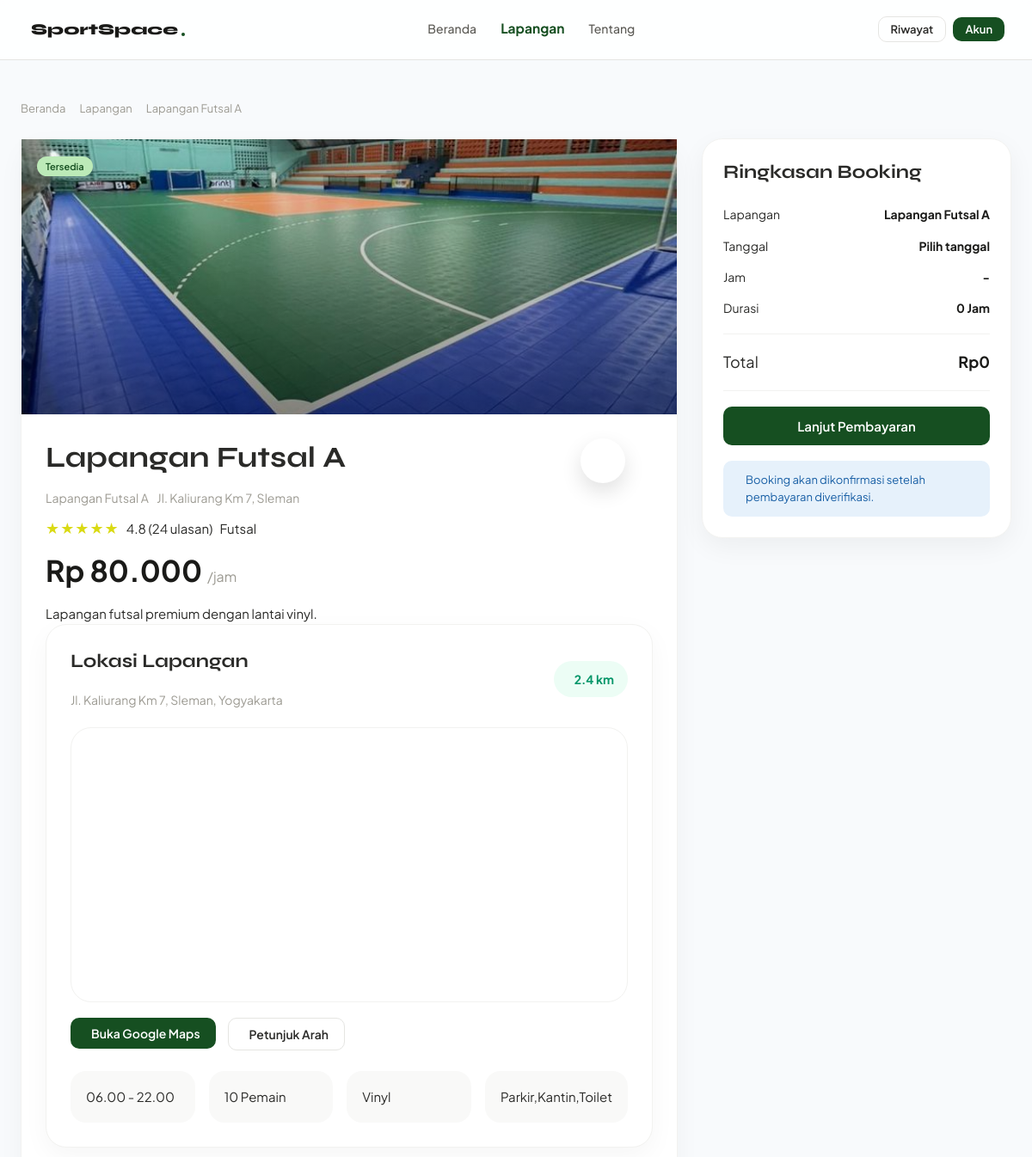
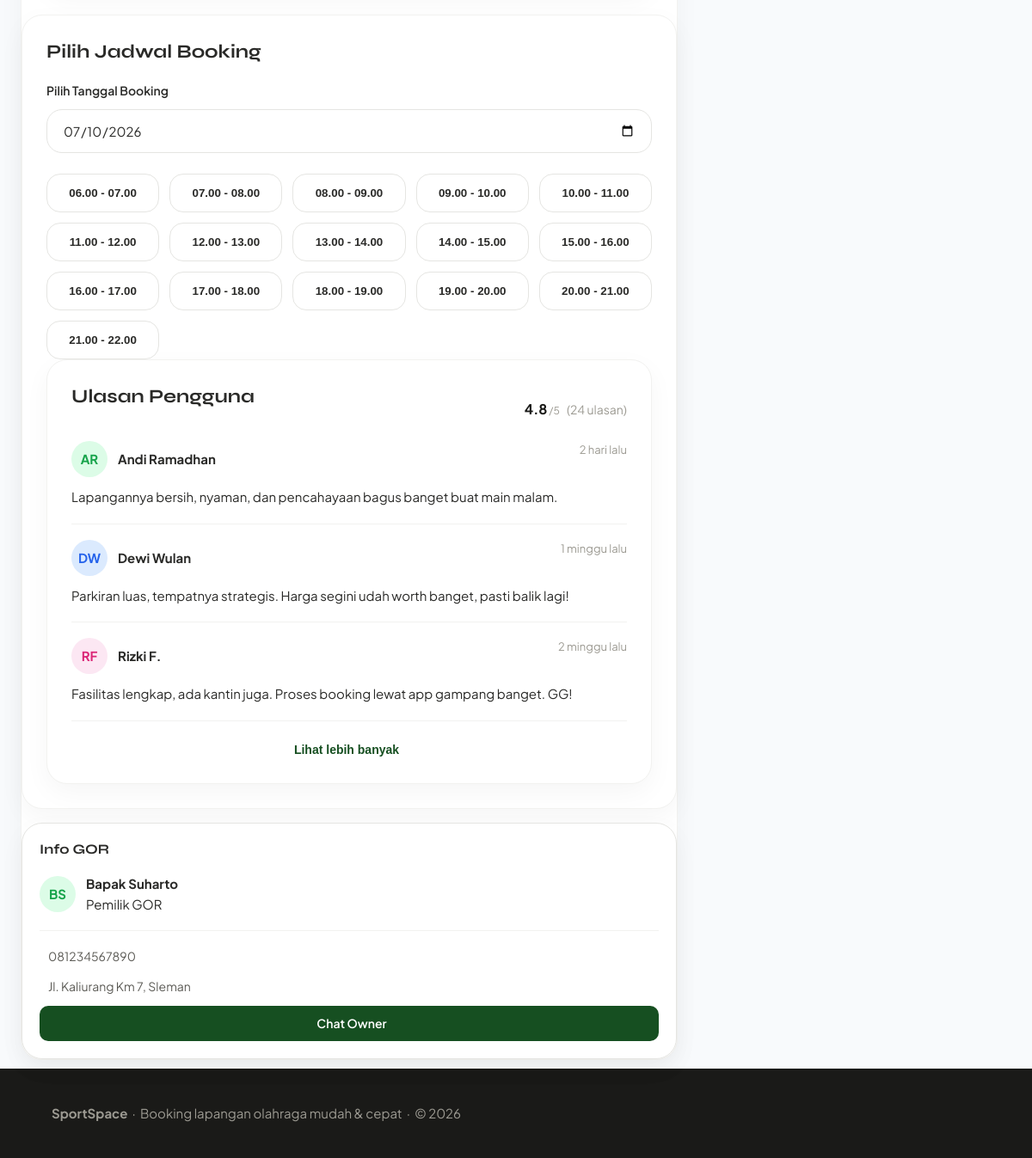
Page /detail.php?id=1 (signed in) on the committed database (2 pictures, top to bottom).
### tables this page shows
CREATE TABLE `fields` (
  `field_id` int(11) NOT NULL,
  `owner_id` int(11) DEFAULT NULL,
  `nama_lapangan` varchar(100) NOT NULL,
  `jenis` varchar(50) NOT NULL,
  `harga` decimal(10,2) NOT NULL,
  `status` enum('tersedia','penuh') NOT NULL DEFAULT 'tersedia',
  `lokasi` varchar(255) DEFAULT NULL,
  `gambar` varchar(255) DEFAULT NULL,
  `deskripsi` text DEFAULT NULL,
  `owner_name` varchar(100) DEFAULT NULL,
  `owner_phone` varchar(20) DEFAULT NULL,
  `owner_address` varchar(255) DEFAULT NULL,
  `jam_operasional` varchar(50) DEFAULT NULL,
  `kapasitas` int(11) DEFAULT NULL,
  `jenis_lantai` varchar(50) DEFAULT NULL,
  `fasilitas` text DEFAULT NULL,
  `maps_link` text DEFAULT NULL,
  `google_maps_url` text DEFAULT NULL,
  `verifikasi` enum('pending','diterima','ditolak') NOT NULL DEFAULT 'pending',
  `durasi_slot` int(11) NOT NULL DEFAULT 1,
  `hari_libur` text DEFAULT NULL,
  `aktif` enum('aktif','nonaktif') NOT NULL
);

### detail.php (the view, shortened to what this page needs)
<?php
include 'config.php';
$user_id = $_SESSION['user_id'];
$field_id = (int) $_GET['id'];
$query = mysqli_query($conn, "
SELECT *
FROM fields
WHERE field_id='$field_id'
");
$field = mysqli_fetch_assoc($query);
$qFav = mysqli_query($conn, "
SELECT *
FROM favorites
WHERE user_id='$user_id'
AND field_id='$field_id'
");
$isFavorite = mysqli_num_rows($qFav) > 0;
$tanggal =
  $_GET['tanggal']
  ?? date('Y-m-d');
$jamPenuh = [];
$totalSlot = 16;
if (count($jamPenuh) >= $totalSlot) {
  $badgeClass = "badge-amber";
  $badgeText = "Penuh Hari Ini";
} else {
  $badgeClass = "badge-green";
  $badgeText = "Tersedia";
}
$isLibur = false;
$isPenuhTanggalIni = false;
if ($isLibur) {
  $badgeClass = 'badge-amber';
  $badgeText = 'Libur';
} elseif ($isPenuhTanggalIni) {
  $badgeClass = 'badge-amber';
  $badgeText = 'Penuh';
} else {
  $badgeClass = 'badge-green';
  $badgeText = 'Tersedia';
}
?>
<!DOCTYPE html>
<html lang="id">
<head>
  <link rel="stylesheet" href="index.css">
  <link rel="stylesheet" href="detail.css">
  <link rel="stylesheet" href="https://cdn.jsdelivr.net/npm/@tabler/icons-webfont@3.31.0/dist/tabler-icons.min.css">
</head>
<body>
  <nav class="navbar">
    <a href="index.php" class="navbar-brand">
      <span>SportSpace</span>
      <div class="dot"></div>
    </a>
    <div class="navbar-links">
      <a href="index.php">Beranda</a>
      <a href="index.php#lapangan" class="active">Lapangan</a>
      <a href="index.php#tentang">Tentang</a>
    </div>
    <div class="navbar-actions">
      <a href="riwayat.php">
        <button class="btn btn-outline btn-sm">
          Riwayat
        </button>
      </a>
      <a href="profile.php">
        <button class="btn btn-primary btn-sm">
          Akun
        </button>
      </a>
    </div>
  </nav>
  <div class="back-button">
  </div>
  <div class="detail-wrapper">
    <div class="breadcrumb">
      <a href="index.php">Beranda</a>
      <a href=index.php#lapangan>Lapangan</a>
      <span style="color:var(--gray-700);">
        <?= $field['nama_lapangan']; ?>
      </span>
    </div>
    <div class="detail-grid">
      <div class="detail-main">
        <div class="detail-card">
          <div class="detail-image">
            <img src="uploads/fields/<?= $field['gambar']; ?>" alt="<?= $field['nama_lapangan']; ?>">
            <div class="detail-overlay"></div>
            <div class="detail-badge">
              <span class="badge <?= $badgeClass ?>">
                <?= $badgeText ?>
              </span>
            </div>
          </div>
          <div class="detail-content">
            <div class="detail-header">
              <div class="detail-title">
                <div class="title-row">
                  <h1>
                    <?= $field['nama_lapangan']; ?>
                  </h1>
                  <button class="favorite-btn <?= $isFavorite ? 'active' : '' ?>" id="favoriteBtn"
                    data-field="<?= $field['field_id']; ?>">
                  </button>
                </div>
                <div class="detail-location">
                  <p>
                    <?= $field['nama_lapangan']; ?>
                    <?= $field['lokasi']; ?>
                  </p>
                </div>
                <div class="detail-rating">
                  <span class="stars">★★★★★</span>
                  <span class="rating-text">
                    4.8 (24 ulasan)
                  </span>
                  <span>
                    <?= $field['jenis']; ?>
                  </span>
                </div>
                <div class="price-row">
                  <strong>
                    Rp
                    <?= number_format($field['harga'], 0, ',', '.'); ?>
                  </strong>
                  <span>/jam</span>
                </div>
              </div>
            </div>
            <p style="color:var(--gray-500);line-height:1.8;margin-top:18px;">
            <p>
              <?php echo $field['deskripsi']; ?>
            </p>
            </p>
            <div class="section-card">
              <div class="map-header">
                <div>
                  <h2>Lokasi Lapangan</h2>
                  <p>
                    Jl. Kaliurang Km 7, Sleman, Yogyakarta
                  </p>
                </div>
                <div class="distance-badge">
                  2.4 km
                </div>
              </div>
              <div class="map-frame">
                <iframe src="<?= $field['maps_link']; ?>" loading="lazy" allowfullscreen>
                </iframe>
              </div>
              <div class="map-actions">
                <a href="<?= $field['google_maps_url']; ?>" target="_blank">
                  <button class="btn btn-primary">
                    Buka Google Maps
                  </button>
                </a>
                <button class="btn btn-outline">
                  Petunjuk Arah
                </button>
              </div>
              <div class="info-grid">
                <div class="info-box">
                  <?php echo $field['jam_operasional']; ?>
                </div>
                <div class="info-box">
                  <?php echo $field['kapasitas']; ?> Pemain
                </div>
                <div class="info-box">
                  <?php echo $field['jenis_lantai']; ?>
                </div>
                <div class="info-box">
                  <?php echo $field['fasilitas']; ?>
                </div>
              </div>
            </div>
          </div>
          <div class="section-card">
            <h2>Pilih Jadwal Booking</h2>
            <div style="margin-bottom:24px;">
              <label style="display:block;font-size:14px;font-weight:600;margin-bottom:10px;color:var(--gray-700);">
                Pilih Tanggal Booking
              </label>
              <div class="calendar-input">
                <input type="date" id="booking-date-display" min="<?= date('Y-m-d'); ?>" value="<?= htmlspecialchars($tanggal) ?>">
              </div>
            </div>
            <div class="slots-grid">
              <?php
              for ($jam = 6; $jam < 22; $jam++) {
                $mulai =
                  sprintf('%02d:00', $jam);
                $selesai =
                  sprintf('%02d:00', $jam + 1);
                $penuh =
                  in_array(
                    $mulai,
                    $jamPenuh
                  ) || $isLibur;
                ?>
                <button class="slot-btn <?= $penuh ? 'penuh' : '' ?>" id="slot-<?= $mulai ?>" <?= $penuh ? 'disabled' : '' ?> onclick="toggleSlot(this)" data-start="<?= $mulai ?>" data-end="<?= $selesai ?>">
                  <?= str_replace(':', '.', $mulai) ?>
                  -
                  <?= str_replace(':', '.', $selesai) ?>
                </button>
              <?php } ?>
            </div>
            <div class="section-card">
              <div style="display:flex;justify-content:space-between;align-items:center;">
                <h2>Ulasan Pengguna</h2>
                <div class="detail-rating">
                  <div class="rating-text">
                    <strong>4.8</strong>
                    <span>/5</span>
                  </div>
                  <span class="review-count">
                    (24 ulasan)
                  </span>
                </div>
              </div>
              <div class="review-item">
                <div class="review-header">
                  <div class="review-user">
                    <div class="avatar green">AR</div>
                    <div>
                      <strong>Andi Ramadhan</strong>
                    </div>
                  </div>
                  <span style="font-size:13px;color:var(--gray-400);">
                    2 hari lalu
                  </span>
                </div>
                <p style="color:var(--gray-500);line-height:1.7;">
                  Lapangannya bersih, nyaman, dan pencahayaan bagus banget buat main malam.
                </p>
              </div>
              <div class="review-item">
                <div class="review-header">
                  <div class="review-user">
                    <div class="avatar blue">DW</div>
                    <div>
                      <strong>Dewi Wulan</strong>
                    </div>
                  </div>
                  <span style="font-size:13px;color:var(--gray-400);">
                    1 minggu lalu
                  </span>
                </div>
                <p style="color:var(--gray-500);line-height:1.7;">
                  Parkiran luas, tempatnya strategis. Harga segini udah worth banget, pasti balik lagi!
                </p>
              </div>
              <div class="review-item">
                <div class="review-header">
                  <div class="review-user">
                    <div class="avatar pink">RF</div>
                    <div>
                      <strong>Rizki F.</strong>
                    </div>
                  </div>
                  <span style="font-size:13px;color:var(--gray-400);">
                    2 minggu lalu
                  </span>
                </div>
                <p style="color:var(--gray-500);line-height:1.7;">
                  Fasilitas lengkap, ada kantin juga. Proses booking lewat app gampang banget. GG!
                </p>
              </div>
              <div class="more-review">
                <button class="btn-more" onclick="showMoreReviews()">
                  Lihat lebih banyak
                </button>
              </div>
            </div>
          </div>
          <div class="owner-card">
            <h3 style="font-size:16px;margin-bottom:18px;">
              Info GOR
            </h3>
            <div class="owner-profile">
              <?php
              $inisial = "";
              if (!empty($field['owner_name'])) {
                $kata = explode(" ", trim($field['owner_name']));
                foreach ($kata as $k) {
                  $inisial .= strtoupper(substr($k, 0, 1));
                }
                $inisial = substr($inisial, 0, 2);
              } else {
                $inisial = "PG";
              }
              ?>
              <div class="avatar green">
                <?= $inisial ?>
              </div>
              <div class="owner-text">
                <h4>
                  <?= $field['owner_name']; ?>
                </h4>
                <span>Pemilik GOR</span>
              </div>
            </div>
            <div class="summary-divider"></div>
            <div class="owner-info">
              <?= htmlspecialchars($field['owner_phone']); ?>
            </div>
            <div class="owner-info">
              <?= htmlspecialchars($field['owner_address']); ?>
            </div>
            <a href="chat.php?field_id=<?= $field['field_id']; ?>" class="btn btn-primary btn-full" style="position:relative;">
              Chat Owner
            </a>
          </div>
        </div>
      </div>
      <div class="detail-sidebar">
        <div class="booking-card">
          <h2 style="font-size:22px;margin-bottom:24px;">
            Ringkasan Booking
          </h2>
          <div class="summary-row">
            <span>Lapangan</span>
            <strong>
              <?php echo $field['nama_lapangan']; ?>
            </strong>
          </div>
          <div class="summary-row">
            <span>Tanggal</span>
            <strong id="summary-date">Pilih tanggal</strong>
          </div>
          <div class="summary-row">
            <span>Jam</span>
            <strong id="summary-time">-</strong>
          </div>
          <div class="summary-row">
            <span>Durasi</span>
            <strong id="summary-duration">0 Jam</strong>
          </div>
          <div class="summary-divider"></div>
          <div class="summary-row" style="font-size:18px;">
            <span>Total</span>
            <strong id="summary-total">Rp0</strong>
          </div>
          <div class="summary-divider"></div>
          <form action="pembayaran.php" method="POST" onsubmit="return cekBooking();">
            <?php if ($badgeText == "Penuh Hari Ini") { ?>
              <a href="index.php" class="btn btn-outline btn-lg btn-full">
                Lihat Lapangan Lain
              </a>
            <?php } else { ?>
              <button type="submit" class="btn btn-primary btn-lg btn-full">
                Lanjut Pembayaran
              </button>
            <?php } ?>
          </form>
          <div class="alert alert-info" style="margin-top:18px;">
            Booking akan dikonfirmasi setelah pembayaran diverifikasi.
          </div>
        </div>
      </div>
    </div>
  </div>
  <footer class="footer">
    <strong>SportSpace</strong>
    &nbsp;·&nbsp;
    Booking lapangan olahraga mudah & cepat
    &nbsp;·&nbsp;
    &copy; <?= date('Y'); ?>
  </footer>
</body>
</html>

### rows in the picture
fields: nama_lapangan "Lapangan Futsal A", gambar (picture), lokasi "Jl. Kaliurang Km 7, Sleman", jenis "Futsal", harga "80.000", deskripsi "Lapangan futsal premium dengan lantai vinyl.", jam_operasional "06.00 - 22.00", kapasitas "10", jenis_lantai "Vinyl", fasilitas "Parkir,Kantin,Toilet", owner_name "Bapak Suharto", owner_phone "081234567890", owner_address "Jl. Kaliurang Km 7, Sleman"

### other values in the picture
$badgeText "Tersedia"
str_replace(':', '.', $mulai) "06.00"
str_replace(':', '.', $selesai) "07.00"
str_replace(':', '.', $mulai) "07.00"
str_replace(':', '.', $selesai) "08.00"
str_replace(':', '.', $mulai) "08.00"
str_replace(':', '.', $selesai) "09.00"
str_replace(':', '.', $mulai) "09.00"
str_replace(':', '.', $selesai) "10.00"
str_replace(':', '.', $mulai) "10.00"
str_replace(':', '.', $selesai) "11.00"
str_replace(':', '.', $mulai) "11.00"
str_replace(':', '.', $selesai) "12.00"
str_replace(':', '.', $mulai) "12.00"
str_replace(':', '.', $selesai) "13.00"
